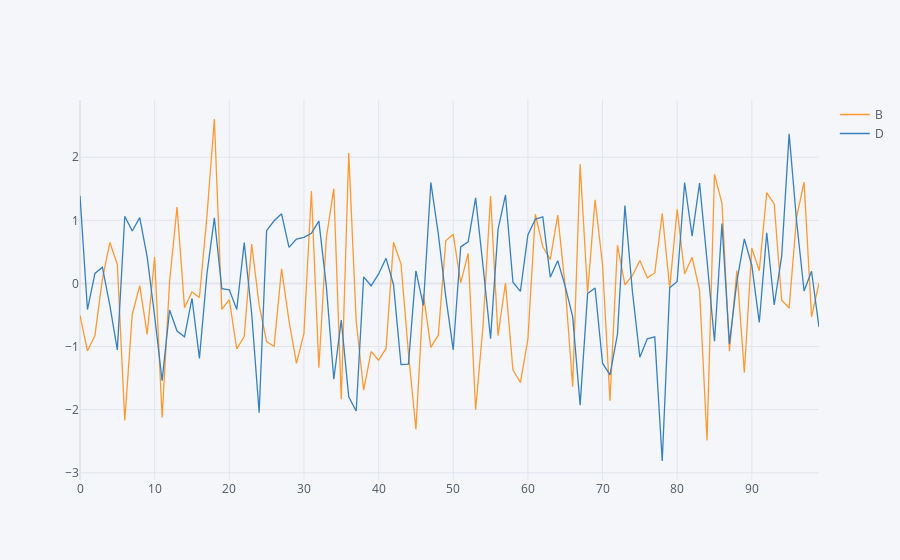

Source (notebook cell):
### Code cell
df[ ['B', 'D'] ].iplot(kind='line')
